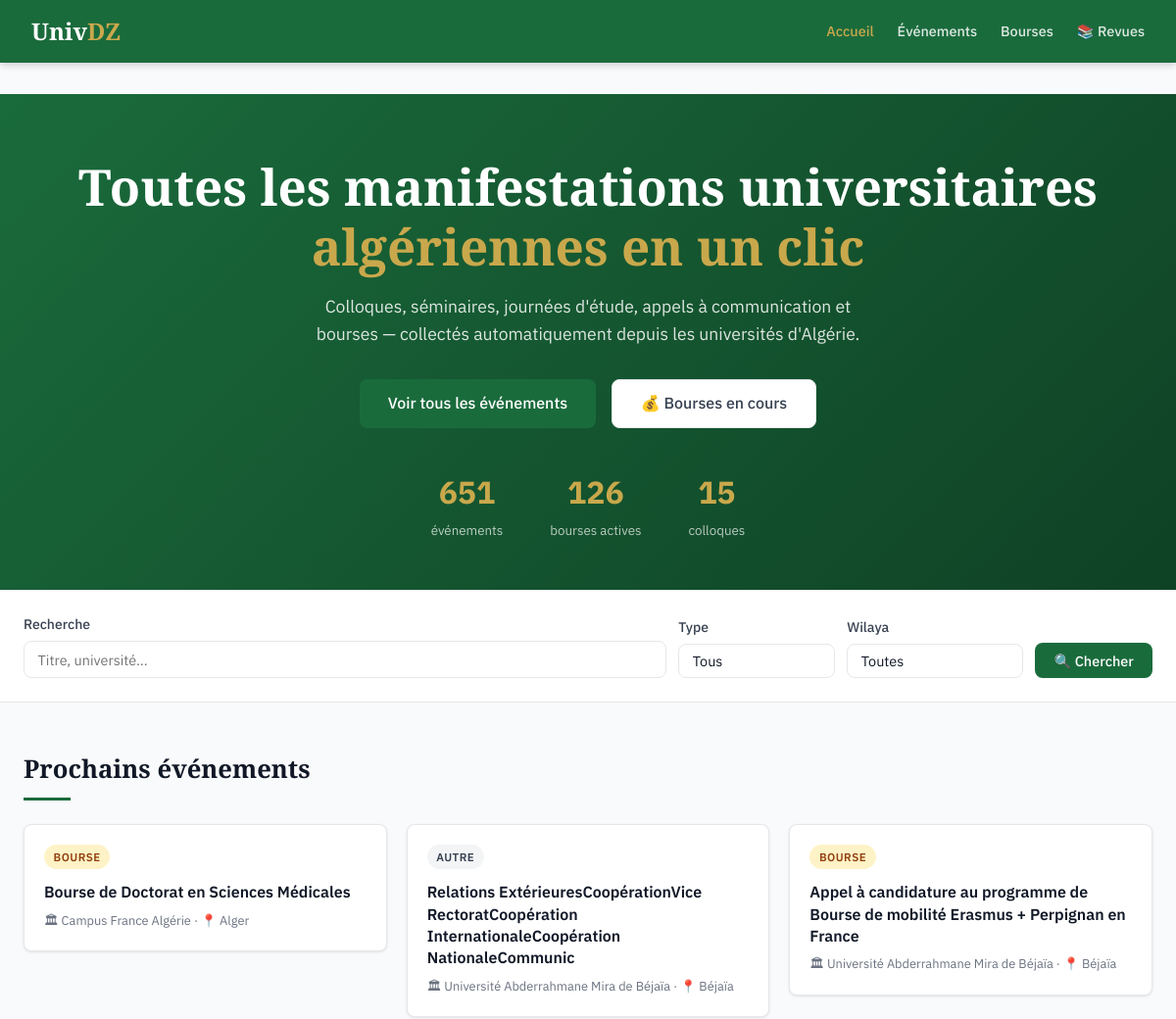
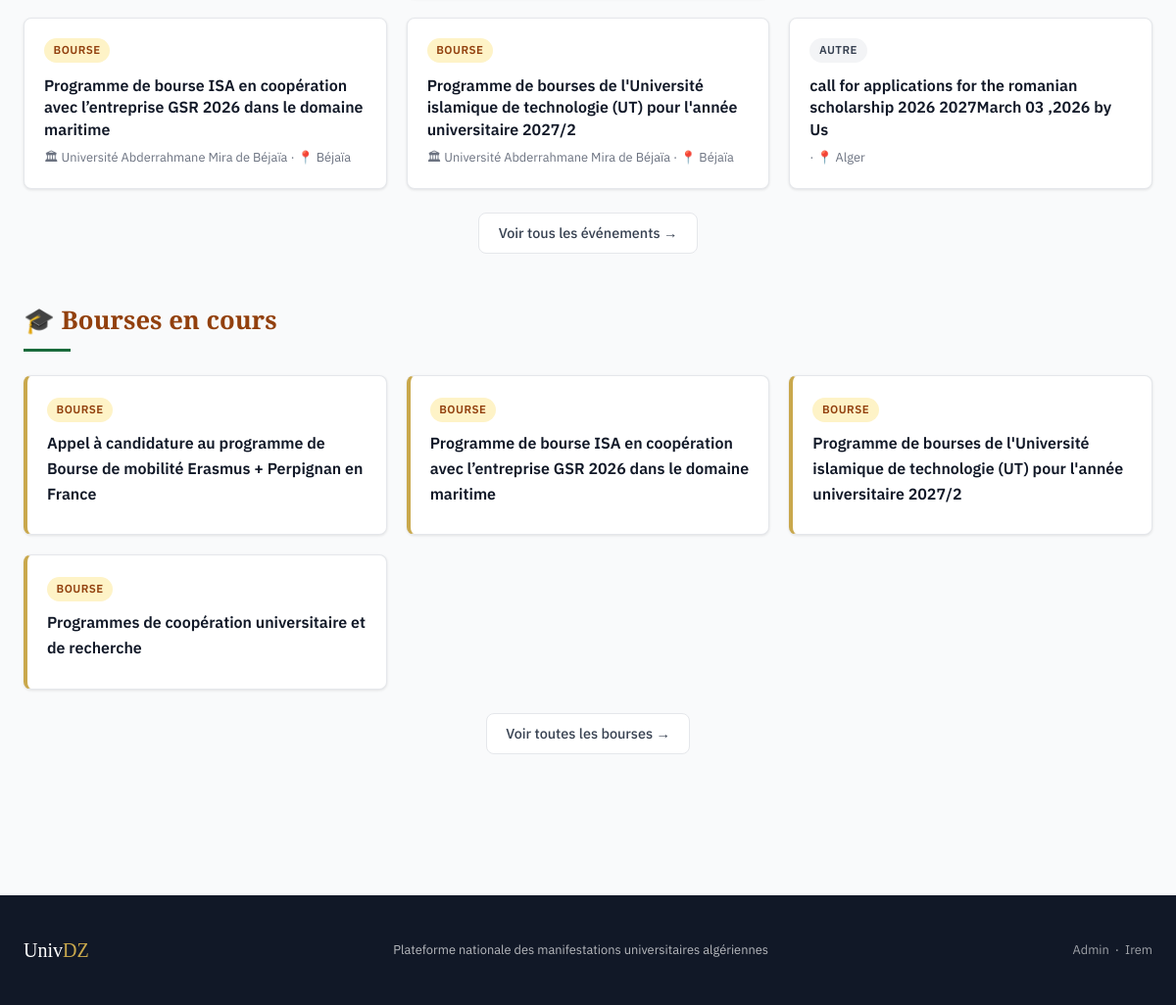
The page / on the database its author committed (2 pictures, top to bottom).
### app/models/event.py (models this page shows, shortened)
class Event(db.Model):
    __tablename__ = "events"
    id = db.Column(db.Integer, primary_key=True)
    titre = db.Column(db.String(500), nullable=False)
    type = db.Column(db.String(100), nullable=False)
    universite = db.Column(db.String(300))
    discipline = db.Column(db.String(200))
    wilaya = db.Column(db.String(100))
    date_debut = db.Column(db.Date)
    date_fin = db.Column(db.Date)
    date_limite = db.Column(db.Date)
    description = db.Column(db.Text)
    lien_officiel = db.Column(db.String(1000))
    source = db.Column(db.String(500))
    date_collecte = db.Column(db.DateTime, default=datetime.utcnow)
    score_fiabilite = db.Column(db.Float, default=0.7)
    statut = db.Column(db.String(50), default="valide")
    date_validation = db.Column(
        db.DateTime,
        default=datetime.utcnow
    )
    validated_by = db.Column(db.Integer, db.ForeignKey("admins.id"))
    slug = db.Column(db.String(600), unique=True)

### app/routes/main.py (the view)
@main_bp.route("/")
def index():
    upcoming = (
        Event.query.filter_by(statut="valide")
        .order_by(Event.date_debut.asc())
        .limit(6)
        .all()
    )
    bourses = (
        Event.query.filter_by(statut="valide", type="bourse")
        .order_by(Event.date_limite.asc())
        .limit(4)
        .all()
    )
    stats = {
        "total": Event.query.filter_by(statut="valide").count(),
        "bourses": Event.query.filter_by(statut="valide", type="bourse").count(),
        "colloques": Event.query.filter_by(statut="valide", type="colloque").count(),
    }
    return render_template(
        "main/index.html",
        upcoming=upcoming,
        bourses=bourses,
        stats=stats,
        wilayas=WILAYAS,
        event_types=EVENT_TYPES,
        disciplines=DISCIPLINES,
    )

### app/templates/main/index.html (shortened to what this page needs)
{% extends "base.html" %}
{% block content %}
<section style="background: linear-gradient(135deg, #1a6b3c 0%, #0f4225 100%); color:white; padding: 4rem 0 3rem;">
  <div class="container" style="text-align:center;">
    <h1 style="font-family:'Playfair Display',serif; font-size:clamp(2rem,5vw,3.2rem); margin-bottom:1rem; line-height:1.2;">
      Toutes les manifestations universitaires<br><span style="color:#c9a84c;">algériennes en un clic</span>
    </h1>
    <p style="font-size:1.1rem; opacity:.85; max-width:600px; margin:0 auto 2rem;">
      Colloques, séminaires, journées d'étude, appels à communication et bourses — collectés automatiquement depuis les universités d'Algérie.
    </p>
    <div style="display:flex; gap:1rem; justify-content:center; flex-wrap:wrap;">
      <a href="{{ url_for('main.evenements') }}" class="btn btn-primary" style="font-size:1rem; padding:.7rem 1.8rem;">Voir tous les événements</a>
      <a href="{{ url_for('main.bourses') }}" class="btn btn-secondary" style="font-size:1rem; padding:.7rem 1.8rem;">💰 Bourses en cours</a>
    </div>
    <div style="display:flex; gap:3rem; justify-content:center; margin-top:2.5rem; flex-wrap:wrap;">
      <div><span style="font-size:2rem; font-weight:900; color:#c9a84c;">{{ stats.total }}</span><br><small style="opacity:.7;">événements</small></div>
      <div><span style="font-size:2rem; font-weight:900; color:#c9a84c;">{{ stats.bourses }}</span><br><small style="opacity:.7;">bourses actives</small></div>
      <div><span style="font-size:2rem; font-weight:900; color:#c9a84c;">{{ stats.colloques }}</span><br><small style="opacity:.7;">colloques</small></div>
    </div>
  </div>
</section>
<section style="background:white; border-bottom:1px solid #e5e7eb; padding:1.5rem 0;">
  <div class="container">
    <form action="{{ url_for('main.evenements') }}" method="get" style="display:flex; gap:.75rem; flex-wrap:wrap; align-items:flex-end;">
      <div style="flex:1; min-width:200px;">
        <label class="form-label">Recherche</label>
        <input type="text" name="q" class="form-control" placeholder="Titre, université...">
      </div>
      <div style="width:160px;">
        <label class="form-label">Type</label>
        <select name="type" class="form-control">
          <option value="">Tous</option>
        </select>
      </div>
      <div style="width:180px;">
        <label class="form-label">Wilaya</label>
        <select name="wilaya" class="form-control">
          <option value="">Toutes</option>
        </select>
      </div>
      <button type="submit" class="btn btn-primary">🔍 Chercher</button>
    </form>
  </div>
</section>
<div class="container" style="padding-top:3rem;">
  <h2 class="section-title">Prochains événements</h2>
  {% if upcoming %}
  <div class="grid-2 mb-3">
    {% for event in upcoming %}
    <a href="{{ url_for('main.detail', slug=event.slug) }}" style="text-decoration:none; color:inherit;">
      <div class="card">
        <div class="card-body">
          <div style="display:flex; justify-content:space-between; align-items:flex-start; gap:.5rem; margin-bottom:.75rem;">
            <span class="badge badge-{{ event.type }}">{{ event.type|replace('_',' ') }}</span>
          </div>
          <h3 style="font-size:1rem; font-weight:600; margin-bottom:.5rem; line-height:1.4;">{{ event.titre[:100] }}</h3>
          <p class="text-small text-muted">
            {% if event.universite %}🏛 {{ event.universite[:50] }}{% endif %}
            {% if event.wilaya %} · 📍 {{ event.wilaya }}{% endif %}
          </p>
        </div>
      </div>
    </a>
    {% endfor %}
  </div>
  {% else %}
  <p class="text-muted mb-3">Aucun événement disponible pour le moment.</p>
  {% endif %}
  <div style="text-align:center; margin-bottom:3rem;">
    <a href="{{ url_for('main.evenements') }}" class="btn btn-secondary">Voir tous les événements →</a>
  </div>
  {% if bourses %}
  <h2 class="section-title" style="color:#92400e;">🎓 Bourses en cours</h2>
  <div class="grid-2 mb-3">
    {% for b in bourses %}
    <a href="{{ url_for('main.detail', slug=b.slug) }}" style="text-decoration:none; color:inherit;">
      <div class="card" style="border-left:4px solid #c9a84c;">
        <div class="card-body">
          <span class="badge badge-bourse" style="margin-bottom:.6rem;">Bourse</span>
          <h3 style="font-size:1rem; font-weight:600; margin-bottom:.5rem;">{{ b.titre[:100] }}</h3>
        </div>
      </div>
    </a>
    {% endfor %}
  </div>
  <div style="text-align:center; margin-bottom:3rem;">
    <a href="{{ url_for('main.bourses') }}" class="btn btn-secondary">Voir toutes les bourses →</a>
  </div>
  {% endif %}
</div>
{% endblock %}

### app/templates/base.html (style rules this page uses)
:root { --green: #1a6b3c; --green-light: #2a9d5e; --green-pale: #e8f5ee; --gold: #c9a84c; --dark: #111827; --mid: #374151; --muted: #6b7280; --border: #e5e7eb; --bg: #f9fafb; --white: #ffffff; --radius: 8px; --shadow: 0 1px 3px rgba(0,0,0,.1); --shadow-md: 0 4px 6px rgba(0,0,0,.07); }
*, *::before, *::after { box-sizing: border-box; margin: 0; padding: 0; }
body { font-family: 'IBM Plex Sans', sans-serif; background: var(--bg); color: var(--dark); line-height: 1.6; }
a { color: var(--green); text-decoration: none; }
.container { max-width: 1200px; margin: 0 auto; padding: 0 1.5rem; }
.card { background: var(--white); border-radius: var(--radius); box-shadow: var(--shadow); border: 1px solid var(--border); overflow: hidden; transition: box-shadow .2s, transform .2s; }
.card-body { padding: 1.25rem; }
.badge { display: inline-flex; align-items: center; padding: .2rem .6rem; border-radius: 999px; font-size: .72rem; font-weight: 600; text-transform: uppercase; letter-spacing: .04em; }
.badge-bourse { background: #fef3c7; color: #92400e; }
.badge-autre { background: #f3f4f6; color: #374151; }
.btn { display: inline-flex; align-items: center; gap: .4rem; padding: .55rem 1.2rem; border-radius: var(--radius); font-family: inherit; font-size: .9rem; font-weight: 500; cursor: pointer; border: none; transition: all .2s; text-decoration: none; }
.btn-primary { background: var(--green); color: white; }
.btn-secondary { background: var(--white); color: var(--mid); border: 1px solid var(--border); }
.form-label { display: block; font-size: .875rem; font-weight: 500; color: var(--mid); margin-bottom: .35rem; }
.form-control { width: 100%; padding: .55rem .85rem; border: 1px solid var(--border); border-radius: var(--radius); font-family: inherit; font-size: .9rem; color: var(--dark); background: var(--white); transition: border-color .2s; }
select.form-control { appearance: none; }
.text-muted { color: var(--muted); }
.text-small { font-size: .8rem; }
.mb-3 { margin-bottom: 1.5rem; }
.grid-2 { display: grid; grid-template-columns: repeat(auto-fill, minmax(340px, 1fr)); gap: 1.25rem; }
.section-title { font-family: 'Playfair Display', serif; font-size: 1.6rem; color: var(--dark); margin-bottom: 1.5rem; }
.section-title::after { content: ''; display: block; width: 48px; height: 3px; background: var(--green); margin-top: .5rem; }

### rows shown on the page
Event: type "BOURSE", titre "Bourse de Doctorat en Sciences Médicales", universite "Campus France Algérie", wilaya "Alger"
Event: type "AUTRE", titre "Relations ExtérieuresCoopérationVice RectoratCoopération InternationaleCoopération NationaleCommunic", universite "Université Abderrahmane Mira de Béjaïa", wilaya "Béjaïa"
Event: type "BOURSE", titre "Appel à candidature au programme de Bourse de mobilité Erasmus + Perpignan en France", universite "Université Abderrahmane Mira de Béjaïa", wilaya "Béjaïa"
Event: type "BOURSE", titre "Programme de bourse ISA en coopération avec l’entreprise GSR 2026 dans le domaine maritime", universite "Université Abderrahmane Mira de Béjaïa", wilaya "Béjaïa"
Event: type "BOURSE", titre "Programme de bourses de l'Université islamique de technologie (UT) pour l'année universitaire 2027/2", universite "Université Abderrahmane Mira de Béjaïa", wilaya "Béjaïa"
Event: type "AUTRE", titre "call for applications for the romanian scholarship 2026 2027March 03 ,2026 by Us", wilaya "Alger"
Event: titre "Programmes de coopération universitaire et de recherche"

### other values the page prints
{{ stats.total }} "651"
{{ stats.bourses }} "126"
{{ stats.colloques }} "15"
